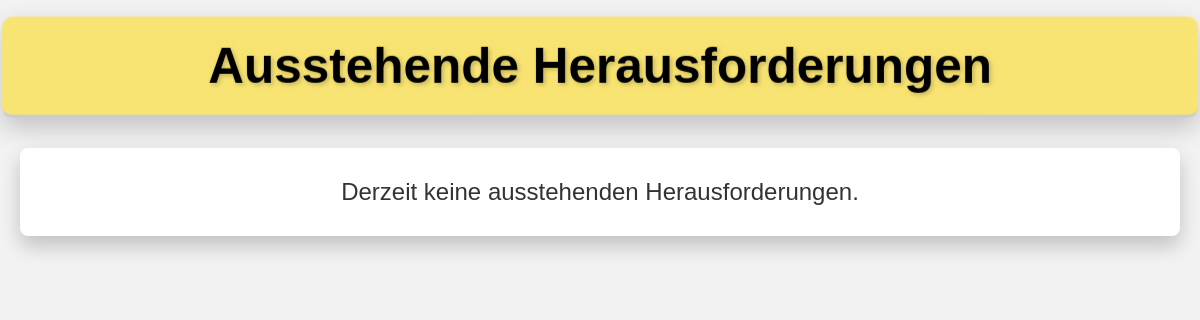
/admin, run on an earlier commit of the app's database.
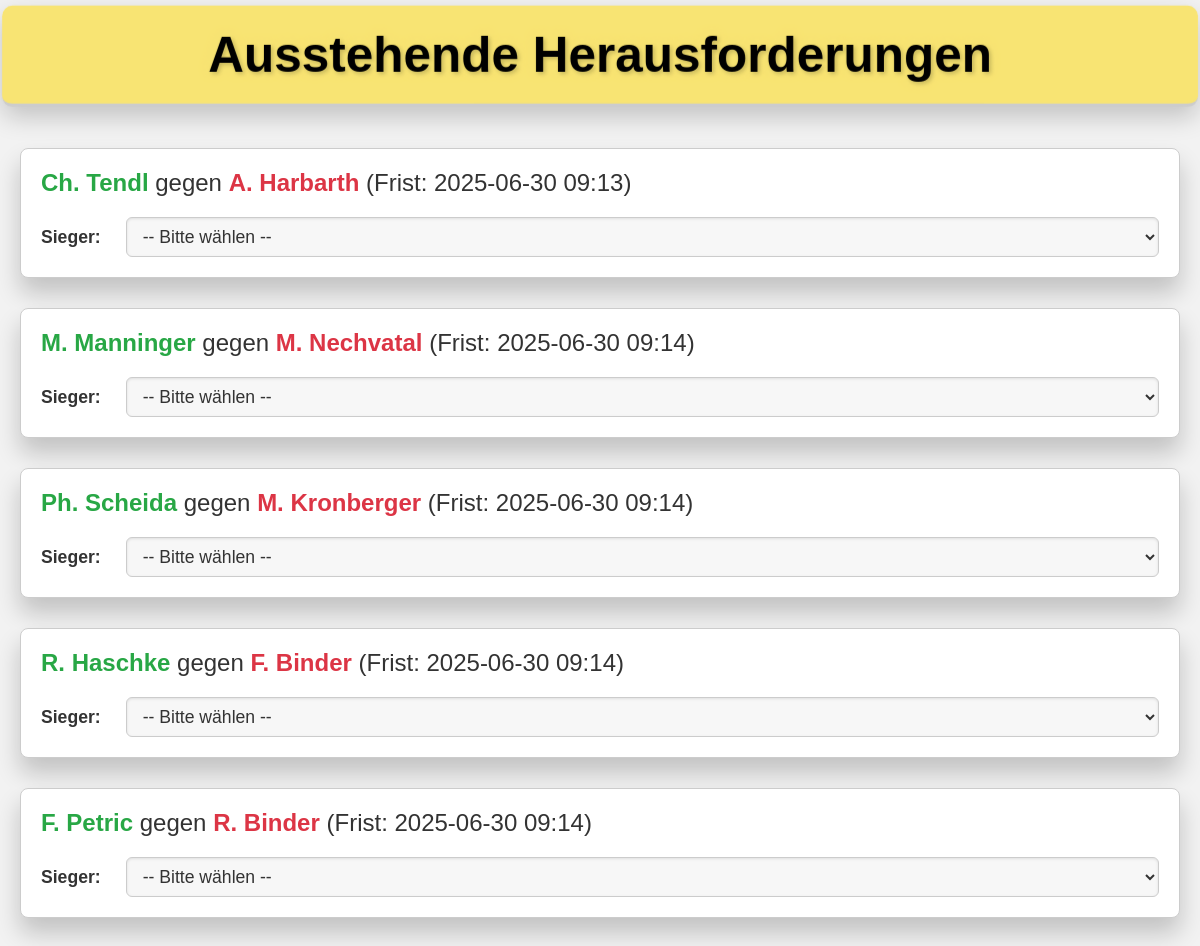
And on a later commit of the database.
### tables this page shows
CREATE TABLE challenges (
    id INTEGER PRIMARY KEY AUTOINCREMENT,
    challenger_id INTEGER NOT NULL,
    opponent_id INTEGER NOT NULL,
    timestamp DATETIME NOT NULL,
    deadline DATETIME NOT NULL,
    resolved_at DATETIME,
    resolved INTEGER NOT NULL DEFAULT 0,
    result TEXT,  -- 'challenger_wins', 'opponent_wins', or 'not_happened'
    score_details TEXT,
    scheduled_play_date DATETIME, -- UPDATED: Changed from DATE to DATETIME
    FOREIGN KEY (challenger_id) REFERENCES players(id) ON DELETE CASCADE,
    FOREIGN KEY (opponent_id) REFERENCES players(id) ON DELETE CASCADE
);

CREATE TABLE players (
    id INTEGER PRIMARY KEY,
    name TEXT NOT NULL UNIQUE,
    available INTEGER NOT NULL DEFAULT 1,
    rank INTEGER NOT NULL,
    unavailable_since DATETIME,
    block_challenger_until DATETIME,
    block_opponent_until DATETIME,
    is_new INTEGER NOT NULL DEFAULT 0
);

### app.py (the view)
@app.route("/admin")
def admin():
    db = get_db()
    try:
        cur = db.execute(
            "SELECT c.*, p1.name as challenger_name, p2.name as opponent_name FROM challenges c "
            "JOIN players p1 ON c.challenger_id = p1.id "
            "JOIN players p2 ON c.opponent_id = p2.id "
            "WHERE c.resolved = 0 ORDER BY c.deadline ASC"
        )
        challenges_raw = cur.fetchall()
        challenges_processed = []
        for row in challenges_raw:
            challenge = dict(row)  # Convert Row to dict
            if isinstance(challenge.get("deadline"), str):
                try:
                    deadline_str = challenge["deadline"].split(".")[0]
                    challenge["deadline"] = datetime.strptime(
                        deadline_str, "%Y-%m-%d %H:%M:%S"
                    )
                except (ValueError, TypeError):
                    logger.warning(
                        f"Could not parse deadline string '{challenge['deadline']}' for challenge ID {challenge.get('id')}. Setting to None."
                    )
                    challenge["deadline"] = None  # Set to None if parsing fails
            elif not isinstance(challenge.get("deadline"), datetime):
                logger.warning(
                    f"Unexpected type for deadline '{type(challenge.get('deadline'))}' for challenge ID {challenge.get('id')}. Setting to None."
                )
                challenge["deadline"] = None
            challenges_processed.append(challenge)
        return render_template(
            "admin.html", challenges=challenges_processed
        )  # Pass processed list
    except sqlite3.Error as e:
        logger.exception("Database error on /admin route.")
        flash(
            "Ein Datenbankfehler ist aufgetreten beim Laden der Admin-Seite.", "danger"
        )
        return redirect(url_for("index"))
    except Exception as e:
        logger.exception("Unexpected error on /admin route.")
        flash("Ein unerwarteter Fehler ist aufgetreten.", "danger")
        return redirect(url_for("index"))

### app.py (called while the page is built)
def get_db():
    if "db" not in g:
        try:
            g.db = sqlite3.connect(
                app.config["DATABASE"], timeout=10, detect_types=sqlite3.PARSE_DECLTYPES
            )
            g.db.row_factory = sqlite3.Row
            g.db.execute("PRAGMA journal_mode=WAL")
            g.db.execute("PRAGMA foreign_keys = ON")
        except sqlite3.Error as e:
            logger.exception("Database connection failed.")
            raise e
    return g.db

### templates/admin.html (shortened to what this page needs)
<!DOCTYPE html>
<html lang="de">
<head>
</head>
<body>
  <header>
    <h1>Ausstehende Herausforderungen</h1>
  </header>
  <main>
    <div id="challenges-container">
      {% for challenge in challenges %}
        <div class="challenge-container" data-challenge-id="{{ challenge.id }}" data-challenger-id="{{ challenge.challenger_id }}" data-opponent-id="{{ challenge.opponent_id }}">
          <p>
            <span class="challenger-name">{{ challenge.challenger_name }}</span> gegen <span class="opponent-name">{{ challenge.opponent_name }}</span>
            (Frist: {{ challenge.deadline.strftime('%Y-%m-%d %H:%M') if challenge.deadline else 'N/A' }})
          </p>
          <form class="result-form" method="POST" action="/submit_result">
            <div class="result-dropdown-section">
                <label for="result-{{ challenge.id }}">Sieger:</label>
                <select id="result-{{ challenge.id }}" name="result" class="result-select">
                  <option value="">-- Bitte wählen --</option>
                </select>
            </div>
          </form>
        </div>
      {% endfor %}
      {% if not challenges %}
        <div class="no-challenges">
          Derzeit keine ausstehenden Herausforderungen.
        </div>
      {% endif %}
    </div>
  </main>
</body>
</html>

### templates/admin.html (style rules this page uses)
:root { --primary-color: #f8e473; --primary-dark: #e6d661; --bg-color: #f2f2f2; --container-bg: #fff; --text-color: #333; --border-color: #ccc; --shadow-color: rgba(0, 0, 0, 0.2); --highlight-shadow: rgba(248, 228, 115, 0.4); --challenger-color: #28a745; --opponent-color: #dc3545; --neutral-color: #6c757d; --error-color: #dc3545; }
body { background-color: var(--bg-color); font-family: Arial, sans-serif; margin: 0; padding: 20px; color: var(--text-color); perspective: 1000px; }
header { text-align: center; margin-bottom: 30px; background-color: var(--primary-color); padding: 20px; border-bottom: 3px solid var(--border-color); transform: translateZ(30px); box-shadow: 0 10px 25px var(--shadow-color); border-radius: 10px; position: relative; transition: transform 0.3s ease; }
header h1 { font-size: 3rem; margin: 0; color: #000; text-shadow: 2px 2px 4px var(--shadow-color), 0 0 10px var(--highlight-shadow); }
main { max-width: 1200px; margin: 0 auto; transform-style: preserve-3d; }
.challenge-container { background-color: var(--container-bg); border: 1px solid var(--border-color); border-radius: 8px; padding: 20px; margin-bottom: 30px; box-shadow: 0 15px 25px var(--shadow-color); transition: all 0.4s ease; transform: translateZ(10px); position: relative; }
.challenge-container p { margin: 0 0 15px; font-size: 1.5rem; color: var(--text-color); font-weight: 500; }
.challenger-name { color: var(--challenger-color); font-weight: bold; }
.opponent-name { color: var(--opponent-color); font-weight: bold; }
.challenge-container form { display: grid; grid-template-columns: auto 1fr; gap: 10px 15px; align-items: center; }
.challenge-container form label { font-size: 1.1rem; color: #333; font-weight: bold; text-align: right; grid-column: 1 / 2; padding-right: 10px; }
.challenge-container form select, .challenge-container form input[type="text"], .challenge-container form button { font-size: 1.1rem; padding: 8px 12px; border: 1px solid var(--border-color); border-radius: 6px; background-color: #f7f7f7; color: var(--text-color); outline: none; box-shadow: inset 0 1px 3px rgba(0, 0, 0, 0.1); transition: all 0.3s ease; width: 100%; box-sizing: border-box; grid-column: 2 / 3; }
.result-dropdown-section { grid-column: 1 / 3; display: grid; grid-template-columns: auto 1fr; gap: 10px 15px; align-items: center; margin-top: 5px; margin-bottom: 0px; }
.result-dropdown-section label { grid-column: 1 / 2; text-align: right; }
.result-dropdown-section select { grid-column: 2 / 3; }

What changed in the data, as far as the page shows it:
added challenges: challenger_name "Ch. Tendl", opponent_name "A. Harbarth", deadline "2025-06-30 09:13"
added challenges: challenger_name "M. Manninger", opponent_name "M. Nechvatal", deadline "2025-06-30 09:14"
added challenges: challenger_name "Ph. Scheida", opponent_name "M. Kronberger", deadline "2025-06-30 09:14"
added challenges: challenger_name "R. Haschke", opponent_name "F. Binder", deadline "2025-06-30 09:14"
added challenges: challenger_name "F. Petric", opponent_name "R. Binder", deadline "2025-06-30 09:14"
Also different on the page:
text no longer shown: "Derzeit keine ausstehenden Herausforderungen."
